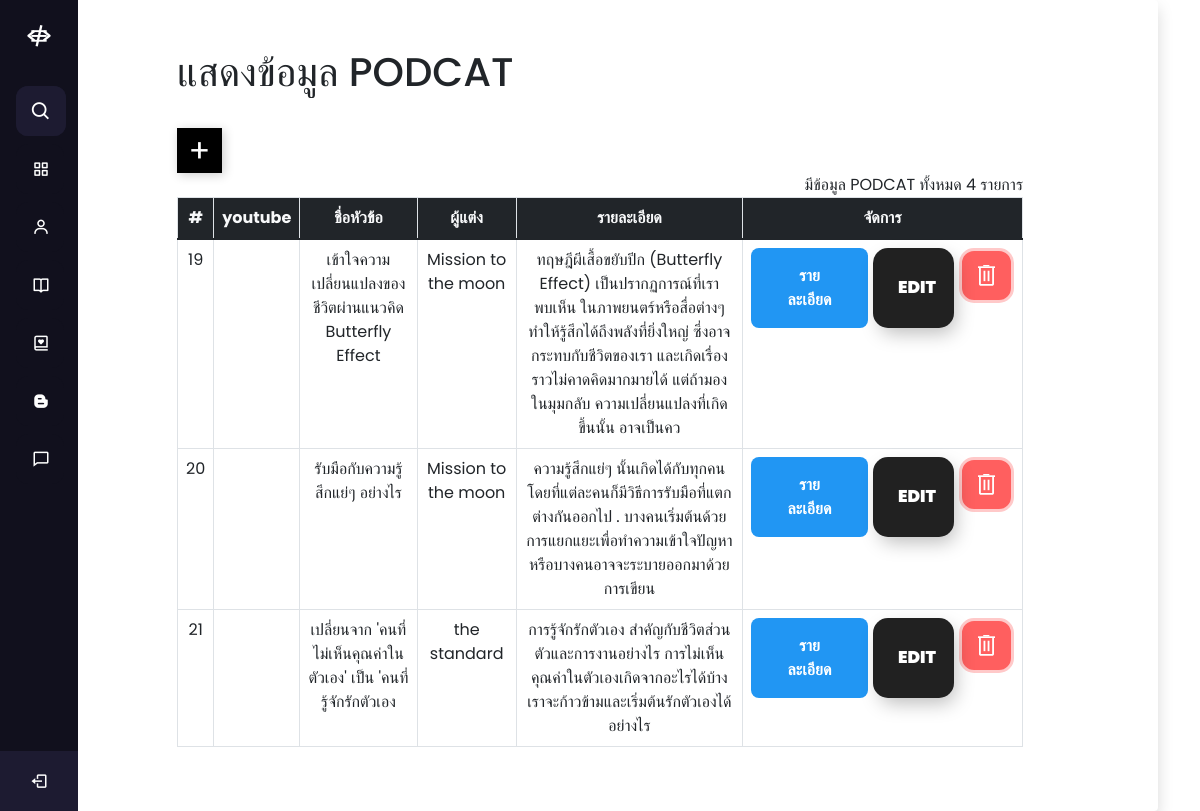
The app's page /Backend/backend/php/podcat.php with its own data.
### tables this page shows
CREATE TABLE IF NOT EXISTS `life_podcat` (
  `id` int(10) NOT NULL AUTO_INCREMENT,
  `YT_URL` varchar(255) NOT NULL,
  `Image_URL_Sec2` varchar(255) NOT NULL,
  `Image_URL_Sec3` varchar(255) NOT NULL,
  `Image_URL_Sec4` varchar(255) NOT NULL,
  `name` varchar(255) NOT NULL,
  `detail` varchar(255) NOT NULL,
  `refer` varchar(255) NOT NULL,
  `dateset` timestamp NOT NULL DEFAULT current_timestamp(),
  PRIMARY KEY (`id`) USING BTREE
);

### Backend/backend/php/podcat.php (the view, shortened to what this page needs)
<?php
require_once("../php/config/connection.php")
?>
<!DOCTYPE html>
<html lang="en" dir="ltr">
  <head>
    <link rel="stylesheet" href="/Backend/backend/css/all_bbp.css" />
    <link href="https://cdn.jsdelivr.net/npm/bootstrap@5.1.3/dist/css/bootstrap.min.css" rel="stylesheet">
    <link href="https://unpkg.com/boxicons@2.0.7/css/boxicons.min.css" rel="stylesheet" />
  </head>
  <body>
    <div class="sidebar">
      <div class="logo-details">
        <i class='bx bx-code-alt'></i>
        <i class="bx bx-menu" id="btn"></i>
      </div>
      <ul class="nav-list">
        <li>
          <i class="bx bx-search"></i>
        </li>
        <li>
          <a href="/Backend/backend/index.php">
            <i class="bx bx-grid-alt"></i>
          </a>
        </li>
        <li>
          <a href="/Backend/backend/php/user.php">
            <i class="bx bx-user"></i>
          </a>
        </li>
        <li>
          <a href="/Backend/backend/php/book.php">
            <i class="bx bx-book-open"></i>
          </a>
        </li>
        <li>
          <a href="/Backend/backend/php/podcat.php">
            <i class="bx bx-book-heart"></i>
          </a>
        </li>
        <li>
          <a href="/Backend/backend/php/blog.php">
            <i class="bx bxl-blogger"></i>
          </a>
        </li>
        <li>
        <li>
          <a href="../php/comment/comment.php">
            <i class='bx bx-comment'></i>
          </a>
        </li>
        <li class="profile">
          <div class="profile-details">
            <div class="name_job">
              <div class="name">admin life lesson</div>
              <div class="job">Devloper</div>
            </div>
          </div>
          <a href="../php/page/life_out.php"><i class="bx bx-log-out" id="log_out"></i></a>
        </li>
      </ul>
    </div>
    <div class="flex-container">
        <div class="container">
            <div class="shadow rounded p-5 bg-body h-100">
                <div class="row justify-content-center">
                    <div class="col-lg-10">
                        <h1 class="pb-4"> แสดงข้อมูล PODCAT </h1>
                        <a href="../php/create/create_podcat.php">
                        <button class="Btn" >
                            <div class="sign">+</div>
                          </button>
                        </a>
                        <?php
                         $sql = "SELECT COUNT(*) as id From life_podcat";
                         $query = $conn->prepare($sql);
                         $query->execute();
                         $fetch = $query->fetch();
                         ?>
                        <span class="float-end" >มีข้อมูล PODCAT ทั้งหมด <?= $fetch['id'] ?> รายการ </span>
                    </div>
                    <div class="col-lg-10">
                        <div class="table-responsive" >
                            <table class="table table-bordered">
                                <thead>
                                <tr class="text-center text-light bg-dark">
                                    <th>#</th>
                                    <th>youtube</th>
                                    <th>ชื่อหัวข้อ</th>
                                    <th>ผู้แต่ง</th>
                                    <th>รายละเอียด</th>
                                    <th>จัดการ</th>
                                </tr>
                                </thead>
                                <tbody>
                                <?php
                                $sql ="SELECT * FROM life_podcat";
                                $podcat_data = $conn->prepare($sql);
                                $podcat_data->execute();
                                ?>
                                <?PHP foreach($podcat_data as $data) : ?>
                                    <tr class="text-center">
                                        <td><?= $data['id']; ?></td>
                                        <td><video width="60" height="60" >
                                                          <source src="<?= $data['YT_URL']; ?>" type="video/mp4">
                                        </video></td>
                                        <td><?= $data['name']; ?></td>
                                        <td><?= $data['refer']; ?></td>
                                        <td><?= $data['detail']; ?></td>
                                        <td>
                                            <div class="btn-group">
                                                <button class="animated-button">
                                                    <span>รายละเอียด</span>
                                                  </button>
                                                  <button class="edit-button"> <a href="/Backend/backend/php/edit/edit_blog.php">EDIT</a>
                                                  </button>
                                                <a href="../php/delete/delete_podcat.php?id=<?=$data['id']?>">
                                                <button class="bin-button">
                                                    <svg
                                                      class="bin-top"
                                                      viewBox="0 0 39 7"
                                                      fill="none"
                                                      xmlns="http://www.w3.org/2000/svg"
                                                    >
                                                      <line y1="5" x2="39" y2="5" stroke="white" stroke-width="4"></line>
                                                      <line
                                                        x1="12"
                                                        y1="1.5"
                                                        x2="26.0357"
                                                        y2="1.5"
                                                        stroke="white"
                                                        stroke-width="3"
                                                      ></line>
                                                    </svg>
                                                  </button>
                                                </a>
                                            </div>
                                        </td>
                                    </tr>
                                    <?php endforeach; ?>
                                    </div>
                        </div>
                    </div>
                </div>
            </div>
        </div>
  </body>
</html>

### Backend/backend/css/all_bbp.css (style rules this page uses)
* { margin: 0; padding: 0; box-sizing: border-box; font-family: "Poppins" , sans-serif; }
.sidebar { position: fixed; left: 0; top: 0; height: 100%; width: 78px; background: #11101D; padding: 6px 14px; z-index: 99; transition: all 0.5s ease; }
.sidebar .logo-details { height: 60px; display: flex; align-items: center; position: relative; }
.sidebar .logo-details #btn { position: absolute; top: 50%; right: 0; transform: translateY(-50%); font-size: 22px; transition: all 0.4s ease; font-size: 23px; text-align: center; cursor: pointer; transition: all 0.5s ease; }
.sidebar i { color: #fff; height: 60px; min-width: 50px; font-size: 28px; text-align: center; line-height: 60px; }
.sidebar .nav-list { margin-top: 20px; height: 100%; margin-left: -30px; }
.sidebar li { position: relative; margin: 8px 0; list-style: none; }
.sidebar .bx-search { position: absolute; top: 50%; left: 0; transform: translateY(-50%); font-size: 22px; background: #1d1b31; color: #FFF; }
.sidebar li a { display: flex; height: 100%; width: 100%; border-radius: 12px; align-items: center; text-decoration: none; transition: all 0.4s ease; background: #11101D; }
.sidebar li i { height: 50px; line-height: 50px; font-size: 18px; border-radius: 12px; }
.sidebar li.profile { position: fixed; height: 60px; width: 78px; left: 0; bottom: -8px; padding: 10px 14px; background: #1d1b31; transition: all 0.5s ease; overflow: hidden; }
.sidebar li .profile-details { display: flex; align-items: center; flex-wrap: nowrap; }
.sidebar li.profile .name, .sidebar li.profile .job { font-size: 15px; font-weight: 400; color: #fff; white-space: nowrap; }
.sidebar li.profile .job { font-size: 12px; }
.sidebar .profile #log_out { position: absolute; top: 50%; right: 0; transform: translateY(-50%); background: #1d1b31; width: 100%; height: 60px; line-height: 60px; border-radius: 0px; transition: all 0.5s ease; }
.Btn { display: flex; align-items: center; justify-content: flex-start; width: 45px; height: 45px; border: none; border-radius: 0px; cursor: pointer; position: relative; overflow: hidden; transition-duration: .3s; box-shadow: 2px 2px 10px rgba(0, 0, 0, 0.199); background-color: black; }
.col-lg-10 a { text-decoration: none; list-style: none; }
.sign { width: 100%; font-size: 2em; color: white; transition-duration: .3s; display: flex; align-items: center; justify-content: center; }
.bin-button { display: flex; flex-direction: column; align-items: center; justify-content: center; width: 55px; height: 55px; border-radius: 15px; background-color: rgb(255, 95, 95); cursor: pointer; border: 3px solid rgb(255, 201, 201); transition-duration: 0.3s; }
.bin-bottom { width: 15px; }
.bin-top { width: 17px; transform-origin: right; transition-duration: 0.3s; }
.edit-button { padding: 15px 25px; border: unset; border-radius: 15px; color: #e8e8e8; z-index: 1; background: #212121; position: relative; font-weight: 1000; font-size: 17px; -webkit-box-shadow: 4px 8px 19px -3px rgba(0,0,0,0.27); box-shadow: 4px 8px 19px -3px rgba(0,0,0,0.27); transition: all 250ms; overflow: hidden; margin-right: 5px; margin-left: 5px; }
.edit-button a { text-decoration: none; color: #fff; }
.edit-button::before { content: ""; position: absolute; top: 0; left: 0; height: 100%; width: 0; border-radius: 15px; background-color: #e8e8e8; z-index: -1; -webkit-box-shadow: 4px 8px 19px -3px rgba(255, 255, 255, 0.27); box-shadow: 4px 8px 19px -3px rgba(255, 255, 255, 0.27); transition: all 250ms }
.animated-button { position: relative; display: inline-block; padding: 16px 32px; border: none; background-color: #2196F3; color: #fff; font-size: 16px; text-transform: uppercase; font-weight: 600; cursor: pointer; border-radius: 8px; overflow: hidden; transition: all 0.8s cubic-bezier(0.23, 1, 0.320, 1); }
.animated-button:before { content: ""; position: absolute; top: 50%; left: 50%; transform: translate(-50%, -50%); width: 120%; height: 120%; background-color: #fff; opacity: 0; transition: all 0.8s cubic-bezier(0.23, 1, 0.320, 1); }
.animated-button span { position: relative; z-index: 1; }

### records on screen
life_podcat: id "19", name "เข้าใจความเปลี่ยนแปลงของชีวิตผ่านแนวคิด Butterfly Effect", refer "Mission to the moon", detail "ทฤษฎีผีเสื้อขยับปีก (Butterfly Effect) เป็นปรากฏการณ์ที่เราพบเห็น ในภาพยนตร์หรือสื่อต่างๆ ทำให้รู้สึกได้ถึงพลังที่ยิ่งใหญ่ ซึ่งอาจกระทบกับชีวิตของเรา และเกิดเรื่องราวไม่คาดคิดมากมายได้ แต่ถ้ามองในมุมกลับ ความเปลี่ยนแปลงที่เกิดขึ้นนั้น อาจเป็นคว"
life_podcat: id "20", name "รับมือกับความรู้สึกแย่ๆ อย่างไร", refer "Mission to the moon", detail "ความรู้สึกแย่ๆ นั้นเกิดได้กับทุกคน โดยที่แต่ละคนก็มีวิธีการรับมือที่แตกต่างกันออกไป . บางคนเริ่มต้นด้วยการแยกแยะเพื่อทำความเข้าใจปัญหาหรือบางคนอาจจะระบายออกมาด้วยการเขียน"
life_podcat: id "21", name "เปลี่ยนจาก 'คนที่ไม่เห็นคุณค่าในตัวเอง' เป็น 'คนที่รู้จักรักตัวเอง", refer "the standard", detail "การรู้จักรักตัวเอง สำคัญกับชีวิตส่วนตัวและการงานอย่างไร การไม่เห็นคุณค่าในตัวเองเกิดจากอะไรได้บ้าง เราจะก้าวข้ามและเริ่มต้นรักตัวเองได้อย่างไร"

### other values on screen
$fetch['id'] "4"
